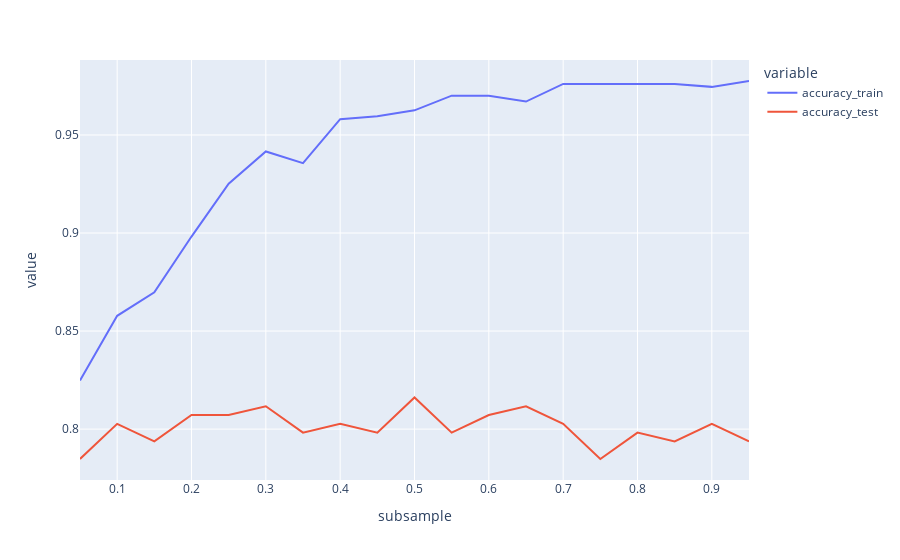

Notebook code cell kept with this figure:
### Markdown cell above
https://blog.cambridgespark.com/hyperparameter-tuning-in-xgboost-4ff9100a3b2f

### Code cell
accuracy_results = []

for i in np.arange(0.05, 1, 0.05):
    model = XGBClassifier(subsample=i, random_state=42, nthread=-1)
    model.fit(X_train,y_train)
    y_pred_train = model.predict(X_train)
    y_pred_test = model.predict(X_test)
    accuracy_train = np.mean(y_pred_train == y_train)
    accuracy_test = np.mean(y_pred_test == y_test)
    accuracy_results.append({'accuracy_train': accuracy_train, 'accuracy_test': accuracy_test, 'subsample': i})

px.line(pd.DataFrame(accuracy_results).melt(id_vars='subsample'),
        x='subsample', y='value', color='variable')

### Figure 1 — Plotly figure (JSON) as saved in the notebook; plotly's stock layout.template omitted (floating-point values rounded to 4 significant figures)
{"data": [{"hovertemplate": "variable=accuracy_train<br>subsample=%{x}<br>value=%{y}<extra></extra>", "legendgroup": "accuracy_train", "line": {"color": "#636efa", "dash": "solid"}, "marker": {"symbol": "circle"}, "mode": "lines", "name": "accuracy_train", "orientation": "v", "showlegend": true, "type": "scatter", "x": [0.05, 0.1, 0.15, 0.2, 0.25, 0.3, 0.35, 0.4, 0.45, 0.5, 0.55, 0.6, 0.65, 0.7, 0.75, 0.8, 0.85, 0.9, 0.95], "xaxis": "x", "y": [0.8249, 0.8578, 0.8698, 0.8982, 0.9251, 0.9416, 0.9356, 0.9581, 0.9596, 0.9626, 0.9701, 0.9701, 0.9671, 0.976, 0.976, 0.976, 0.976, 0.9746, 0.9775], "yaxis": "y"}, {"hovertemplate": "variable=accuracy_test<br>subsample=%{x}<br>value=%{y}<extra></extra>", "legendgroup": "accuracy_test", "line": {"color": "#EF553B", "dash": "solid"}, "marker": {"symbol": "circle"}, "mode": "lines", "name": "accuracy_test", "orientation": "v", "showlegend": true, "type": "scatter", "x": [0.05, 0.1, 0.15, 0.2, 0.25, 0.3, 0.35, 0.4, 0.45, 0.5, 0.55, 0.6, 0.65, 0.7, 0.75, 0.8, 0.85, 0.9, 0.95], "xaxis": "x", "y": [0.7848, 0.8027, 0.7937, 0.8072, 0.8072, 0.8117, 0.7982, 0.8027, 0.7982, 0.8161, 0.7982, 0.8072, 0.8117, 0.8027, 0.7848, 0.7982, 0.7937, 0.8027, 0.7937], "yaxis": "y"}], "layout": {"legend": {"title": {"text": "variable"}, "tracegroupgap": 0}, "margin": {"t": 60}, "xaxis": {"anchor": "y", "domain": [0, 1], "title": {"text": "subsample"}}, "yaxis": {"anchor": "x", "domain": [0, 1], "title": {"text": "value"}}}}
